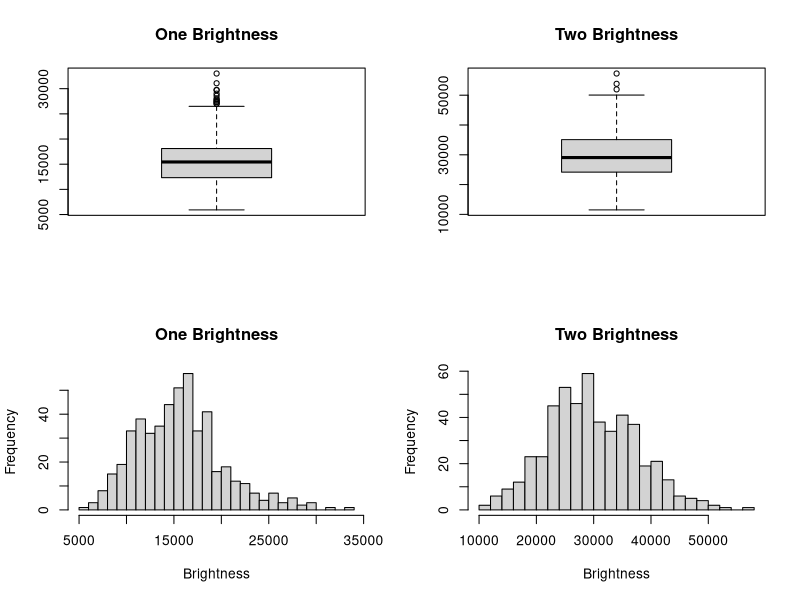
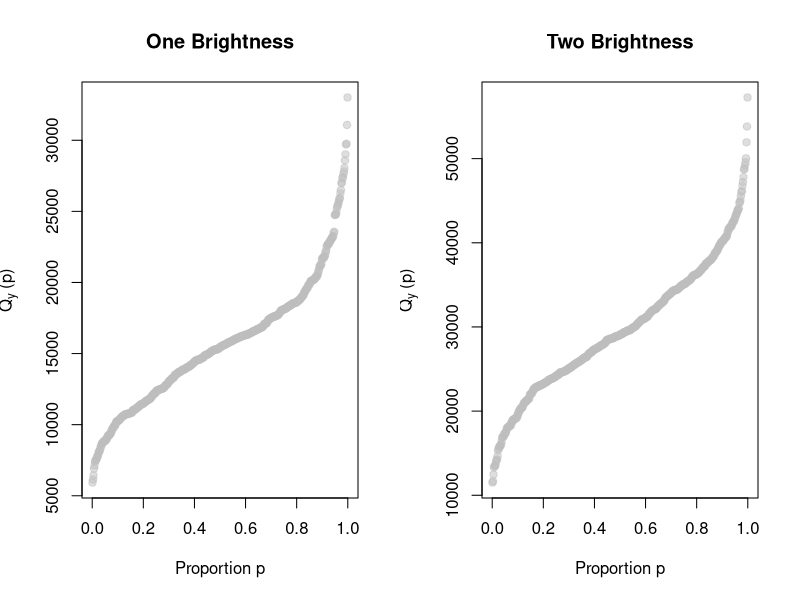
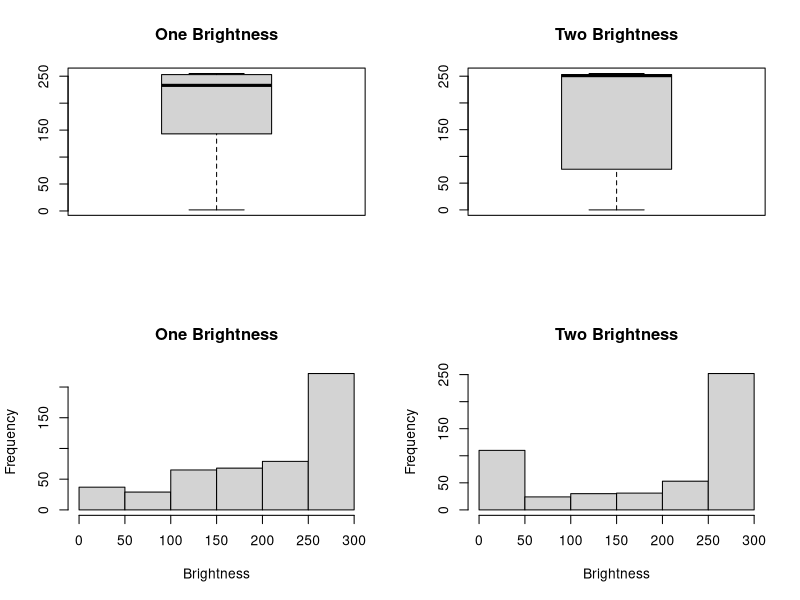
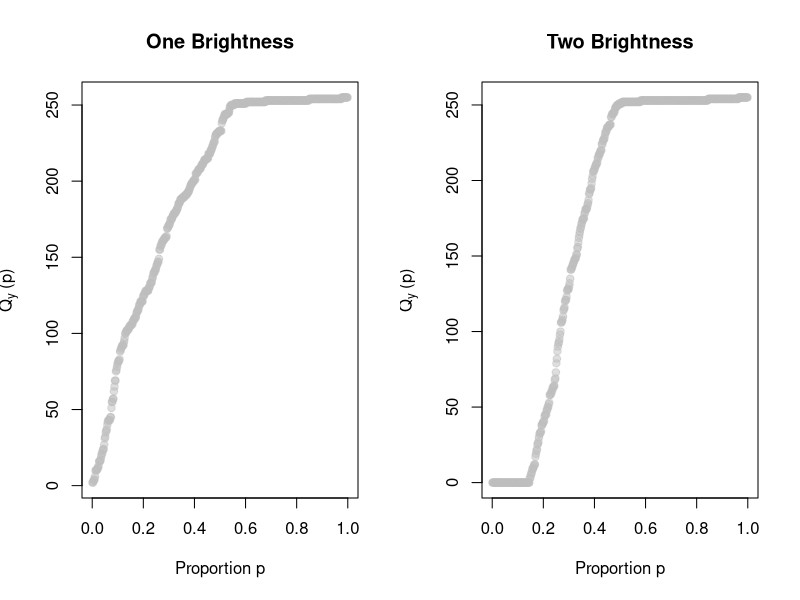
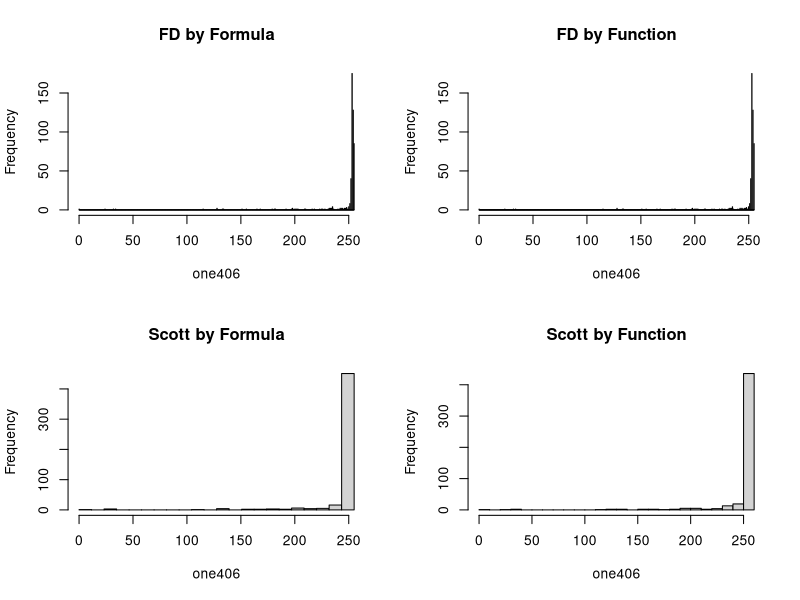
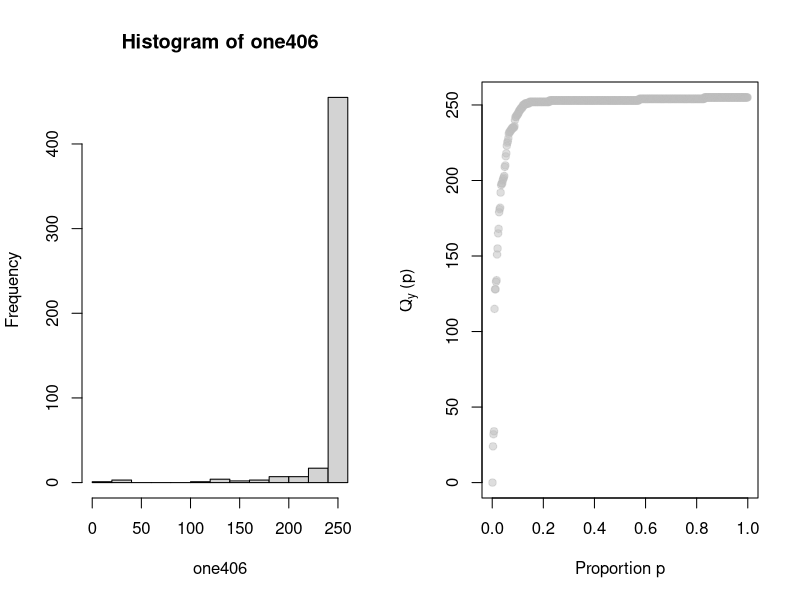

These charts were generated, in order, by the following R code:
## ---- chunk 1
one <- read.csv("one500.csv",header=TRUE)
two <- read.csv("two500.csv",header=TRUE)
## ---- chunk 2
ink1 <- rowSums(one)
ink2 <- rowSums(two)
## ---- chunk 3
par(mfrow=c(2,2))
boxplot(ink1, main ="One Brightness")
boxplot(ink2, main ="Two Brightness")
hist(ink1, breaks = 25, main="One Brightness", xlab = "Brightness")
hist(ink2, breaks = 25, main="Two Brightness", xlab = "Brightness")
## ---- chunk 4
par(mfrow = c(1,2))
q1 <- sort(ink1)
q2 <- sort(ink2)
pvals1 <- ppoints(length(q1))
pvals2 <- ppoints(length(q2))
plot(pvals1,q1, pch = 19, col = adjustcolor("grey", alpha = 0.5),
     xlim = c(0, 1), xlab = "Proportion p", ylab = bquote("Q"["y"] ~ "(p)"), 
     main = "One Brightness")
plot(pvals2,q2, pch = 19, col = adjustcolor("grey", alpha = 0.5),
     xlim = c(0, 1), xlab = "Proportion p", ylab = bquote("Q"["y"] ~ "(p)"), 
     main = "Two Brightness")
## ---- chunk 5
par(mfrow=c(2,2))
one403 <- one[, 403]
two403 <- two[, 403]
boxplot(one403, main ="One Brightness")
boxplot(two403, main ="Two Brightness")
hist(one403, breaks = 5, main="One Brightness", xlab = "Brightness")
hist(two403, breaks = 5, main="Two Brightness", xlab = "Brightness")
## ---- chunk 6
par(mfrow = c(1,2))
q1 <- sort(one403)
q2 <- sort(two403)
pvals1 <- ppoints(length(q1))
pvals2 <- ppoints(length(q2))
plot(pvals1,q1, pch = 19, col = adjustcolor("grey", alpha = 0.5),
     xlim = c(0, 1), xlab = "Proportion p", ylab = bquote("Q"["y"] ~ "(p)"),
     main = "One Brightness")
plot(pvals2,q2, pch = 19, col = adjustcolor("grey", alpha = 0.5),
     xlim = c(0, 1), xlab = "Proportion p", ylab = bquote("Q"["y"] ~ "(p)"),
     main = "Two Brightness")
## ---- chunk 7
one406 <- one[, 406]
width <- 2*IQR(one406)/length(one406)^(1/3)
ceiling((max(one406)-min(one406))/width)
length(hist(one406, breaks = "FD", plot = FALSE)$breaks)-1
## ---- chunk 8
width <- 3.5*sd(one406)/length(one406)^(1/3)
ceiling((max(one406)-min(one406))/width)

length(hist(one406, breaks = "Scott", plot = FALSE)$breaks)-1
## ---- chunk 9
par(mfrow= c(2, 2))
hist(one406, breaks = seq(min(one406), max(one406), length.out = 1013),
     main = "FD by Formula")
hist(one406, breaks = "FD", main = "FD by Function")
hist(one406, breaks = seq(min(one406), max(one406), length.out = 23),
     main = "Scott by Formula")
hist(one406, breaks = "Scott", main = "Scott by Function")
## ---- chunk 10
par(mfrow= c(1,2))
hist(one406, breaks = c(0, 20, 40, 60, 80, 100, 120, 140, 160, 180,
                        200, 220, 240, 260))

qvals <- sort(one406)
pvals <- ppoints(length(one406))
plot(pvals,qvals, pch = 19, col = adjustcolor("grey", alpha = 0.5),
     xlim = c(0, 1), xlab = "Proportion p", ylab = bquote("Q"["y"] ~ "(p)"), )
## ---- chunk 11
difference <- apply(one, 2, mean) - apply(two, 2, mean)
sort(abs(difference), decreasing = TRUE)[1: 5]
